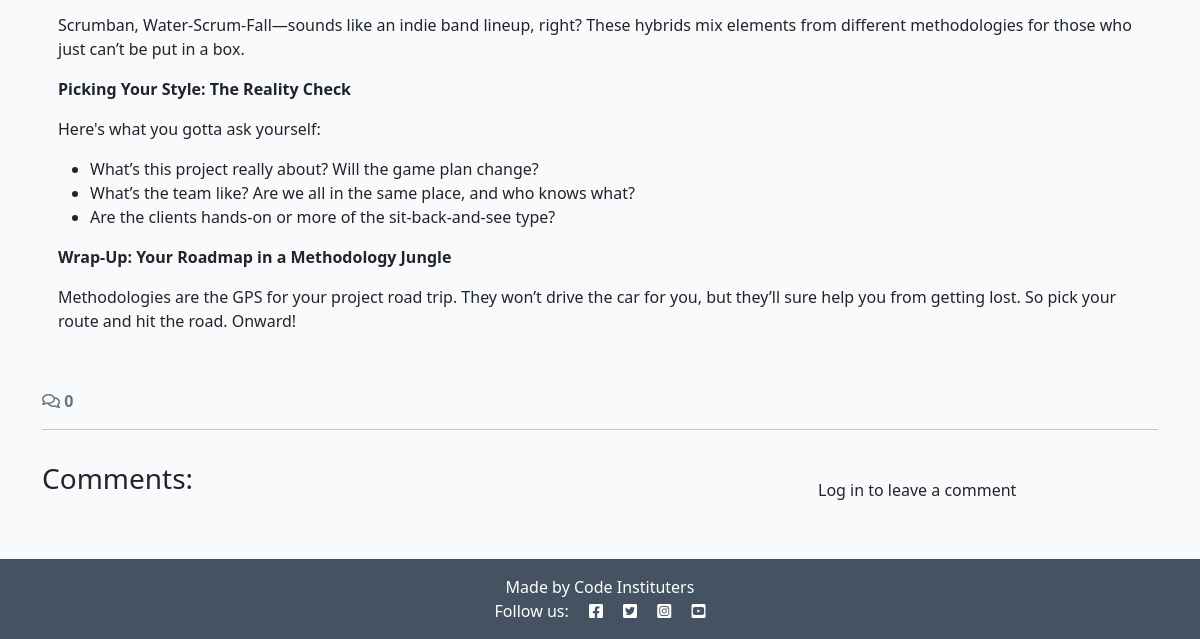
The app's page /decoding-project-management-a-no-nonsense-guide-to-agile-scrum-and-more/ (lower part), older data.
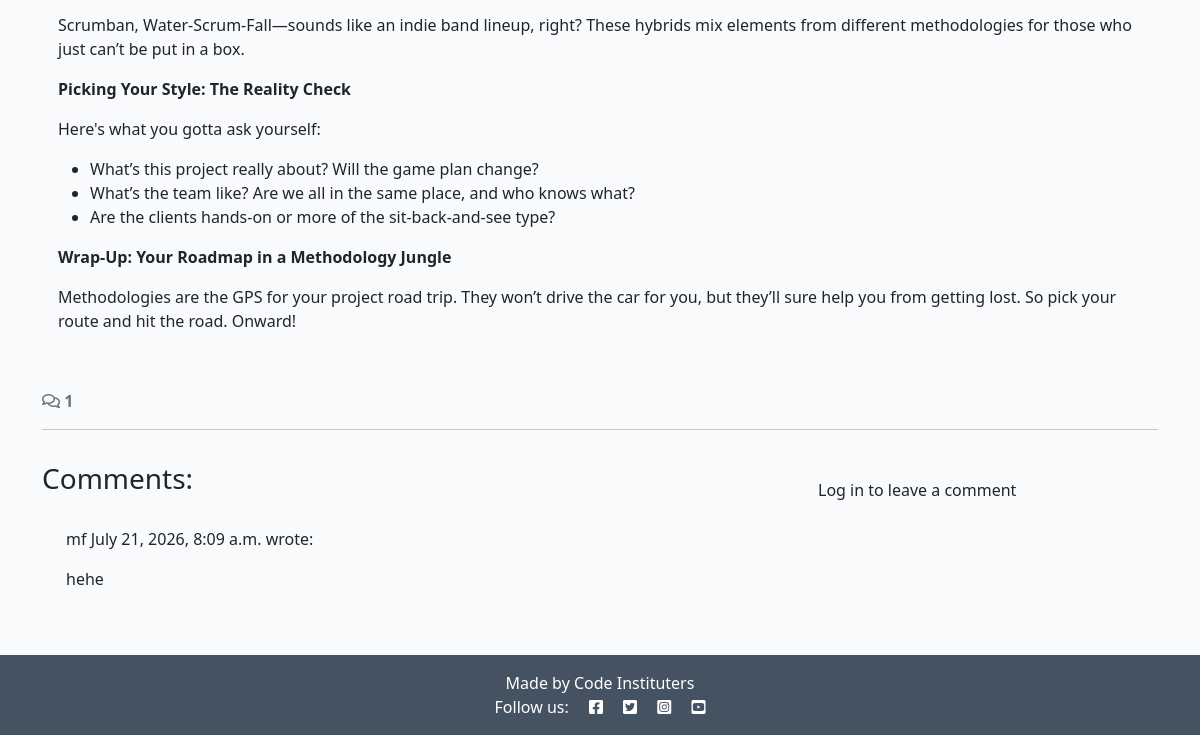
The same page, newer data.
### blog/models.py (models this page shows, shortened)
class Post(models.Model):
    title = models.CharField(max_length=200, unique=True)
    slug = models.SlugField(max_length=200, unique=True)
    author = models.ForeignKey(
        User,
        on_delete=models.CASCADE,
        related_name="blog_posts"
    )
    featured_image = CloudinaryField('image', default='placeholder')
    content = models.TextField()
    created_on = models.DateTimeField(auto_now_add=True)
    status = models.IntegerField(choices=STATUS, default=0)
    excerpt = models.TextField(blank=True)
    updated_on = models.DateTimeField(auto_now=True)
    class Meta:
        ordering = ["-created_on"]

class Comment(models.Model):
    post = models.ForeignKey(
        Post,
        on_delete=models.CASCADE,
        related_name="comments"
    )
    author = models.ForeignKey(
        User,
        on_delete=models.CASCADE,
        related_name="commenter"
    )
    body = models.TextField()
    approved = models.BooleanField(default=False)
    created_on = models.DateTimeField(auto_now_add=True)
    class Meta:
        ordering = ["created_on"]

### blog/views.py (the view, shortened to what this page needs)
# urls.py: path('<slug:slug>/', views.post_detail, name='post_detail'),
def post_detail(request, slug):
    queryset = Post.objects.filter(status=1)
    post = get_object_or_404(queryset, slug=slug)
    comments = post.comments.all().order_by("-created_on")
    comment_count = post.comments.filter(approved=True).count()
    comment_form = CommentForm()
    return render(
        request,
        "blog/post_detail.html",
        {
            "post": post,
            "comments": comments,
            "comment_count": comment_count,
            "comment_form": comment_form,
        },
    )

### blog/templates/blog/post_detail.html (shortened to what this page needs)
{% extends 'base.html' %}
{% load static %}
{% load crispy_forms_tags %}
{% block content %}
<div class="container">
    <div class="row">
        <div class="col card mb-4 mt-3 left top">
            <div class="card-body">
                <p class="card-text">
                    {{ post.content | safe }}
                </p>
            </div>
        </div>
    </div>
    <div class="row">
        <div class="col-12">
            <strong class="text-secondary">
                <i class="far fa-comments"></i> {{ comment_count }}
            </strong>
        </div>
        <div class="col-12">
            <hr>
        </div>
    </div>
    <div class="row">
        <div class="col-md-8 card mb-4 mt-3">
            <h3>Comments:</h3>
            <div class="card-body">
                {% for comment in comments %}
                <div class="p-2 comments {% if not comment.approved and comment.author == user %}faded{% elif not comment.approved %} d-none{% endif %}">
                    <p class="font-weight-bold">
                        {{ comment.author }}
                        <span class="font-weight-normal">
                            {{ comment.created_on }}
                        </span> wrote:
                    </p>
                    <div id="comment{{ comment.id }}">
                        {{ comment.body | linebreaks }}
                    </div>
                </div>
                {% endfor %}
            </div>
        </div>
        <div class="col-md-4 card mb-4 mt-3">
            <div class="card-body">
                {% if user.is_authenticated %}
                <h3>Leave a comment:</h3>
                <p>Posting as: {{ user.username }}</p>
                <form id="commentForm" method="post" style="margin-top: 1.3em;">
                    {{ comment_form | crispy }}
                    {% csrf_token %}
                    <button id="submitButton" type="submit" class="btn btn-signup btn-lg">Submit</button>
                </form>
                {% else %}
                <p>Log in to leave a comment</p>
                {% endif %}
            </div>
        </div>
    </div>
</div>
{% endblock content %}

### templates/base.html (shortened to what this page needs)
{% load static %}
{% url 'home' as home_url %}
{% url 'account_login' as login_url %}
{% url 'account_signup' as signup_url %}
{% url 'account_logout' as logout_url %}
<!DOCTYPE html>
<html class="h-100" lang="en">
<head>
    <link rel="stylesheet" href="https://cdnjs.cloudflare.com/ajax/libs/font-awesome/5.15.3/css/all.min.css">
    <link href="https://cdn.jsdelivr.net/npm/bootstrap@5.0.1/dist/css/bootstrap.min.css" rel="stylesheet"
>
    <link rel="stylesheet" href="{% static 'css/style.css' %}">
</head>
<body class="d-flex flex-column h-100 main-bg">
    <main class="flex-shrink-0 main-bg">
        {% block content %}{% endblock content %}
    </main>
    <footer class="footer mt-auto py-3 dark-bg">
        <p class="m-0 text-center text-white">
            {% block copyright %}
            Made by Code Instituters
            {% endblock copyright %}
        </p>
        <p class="m-0 text-center text-white">Follow us: <i class="fab fa-facebook-square ms-3"></i>
            <i class="fab fa-twitter-square ms-3"></i>
            <i class="fab fa-instagram-square ms-3"></i>
            <i class="fab fa-youtube-square ms-3"></i>
        </p>
    </footer>
</body>
</html>

### static/css/style.css (style rules this page uses)
body { background-color: #F9FAFC; }
.dark-bg { background-color: #445261; }
.main-bg { background-color: #F9FAFC; }
.card { border: none; background-color: transparent; }

Row changes from the older to the newer data that the page shows:
added Comment: author "mf", created_on "July 21, 2026, 8:09 a.m.", body "hehe"
Text that changed along with them:
{{ comment_count }}: "0" → "1"
